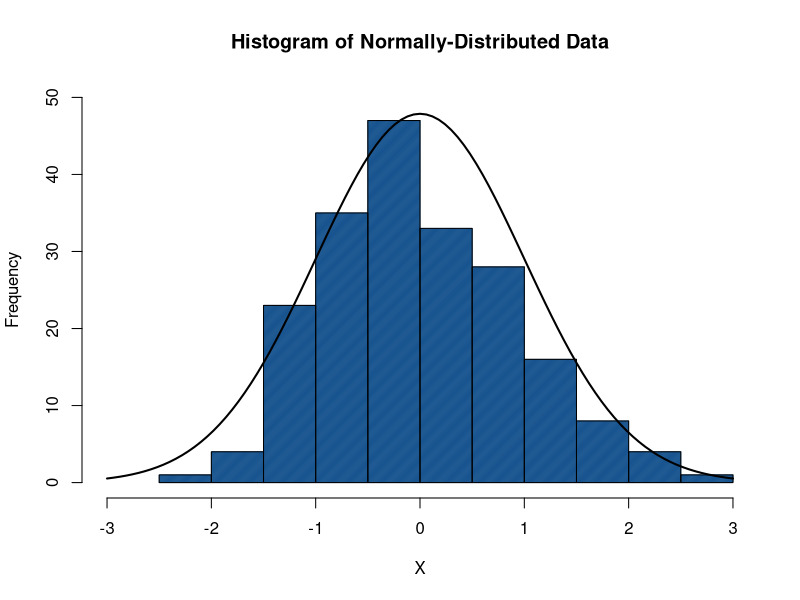
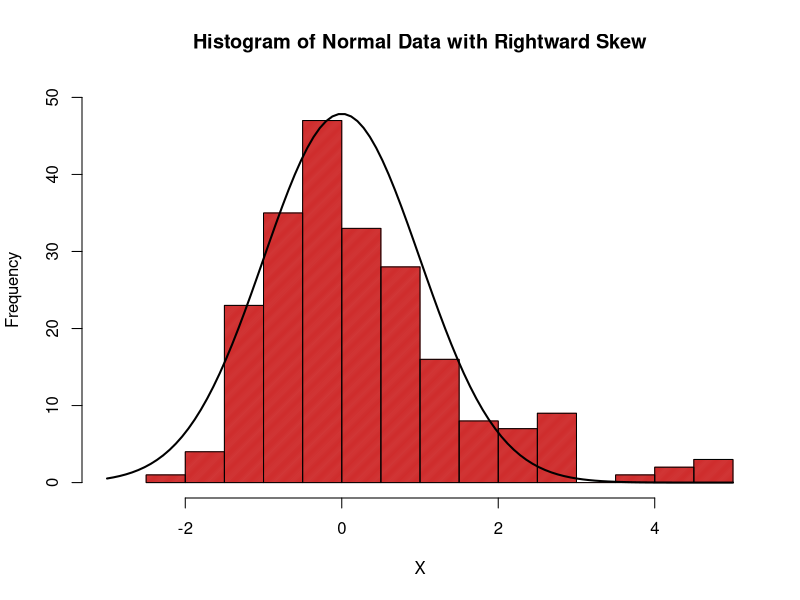
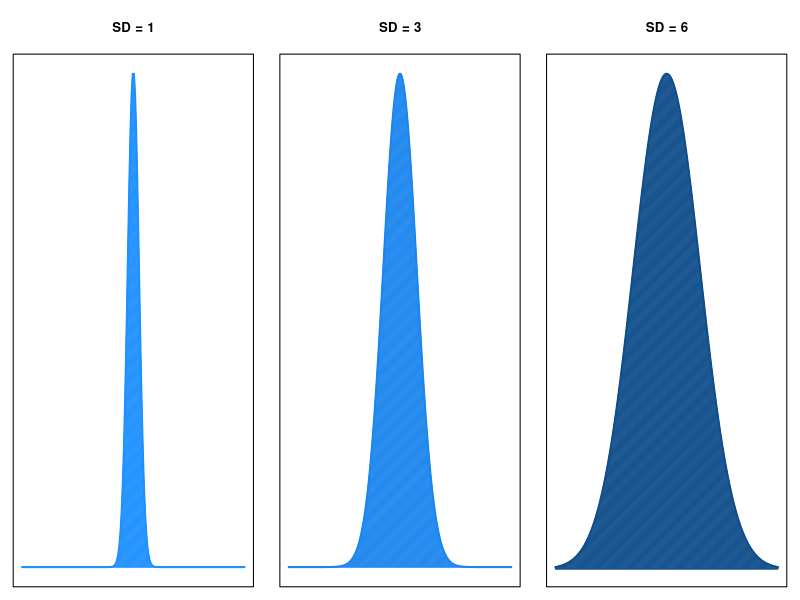
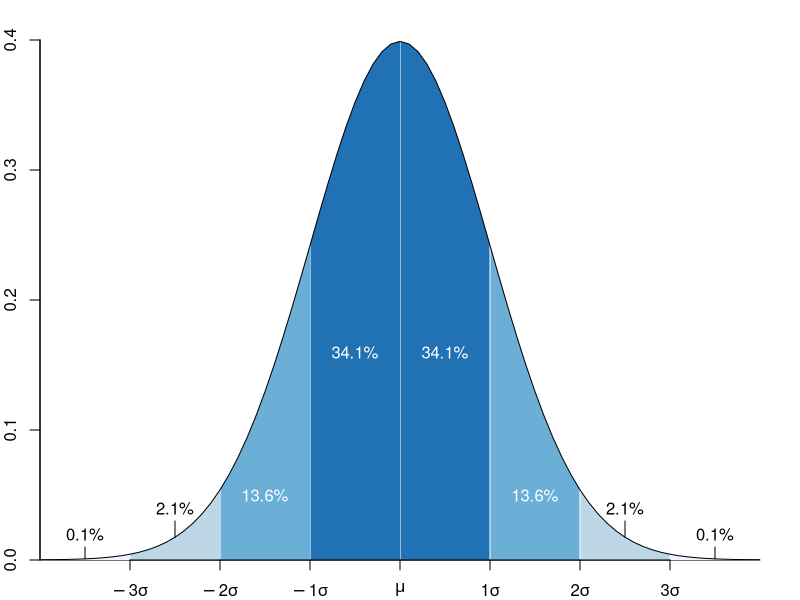
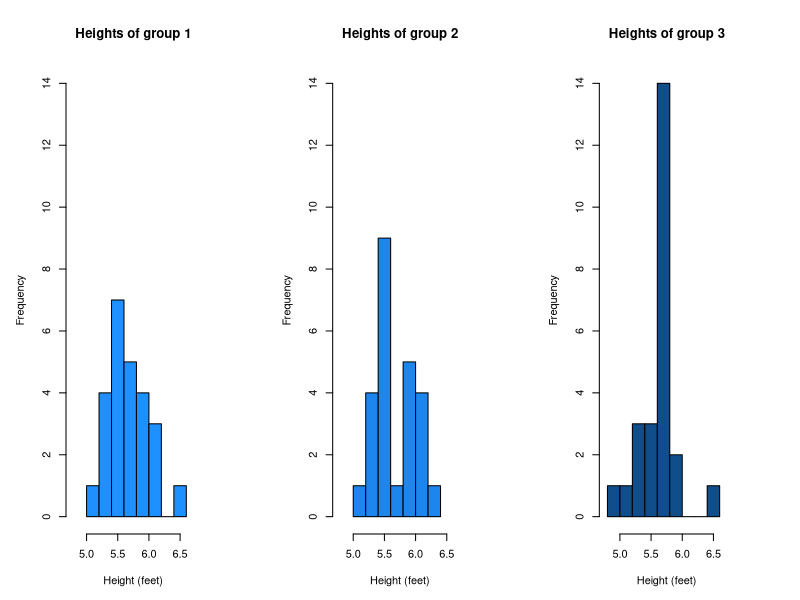
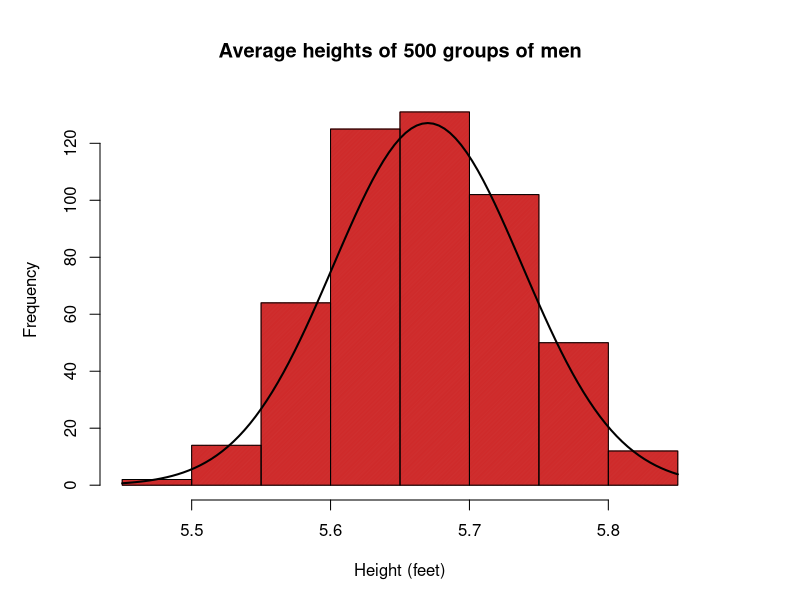
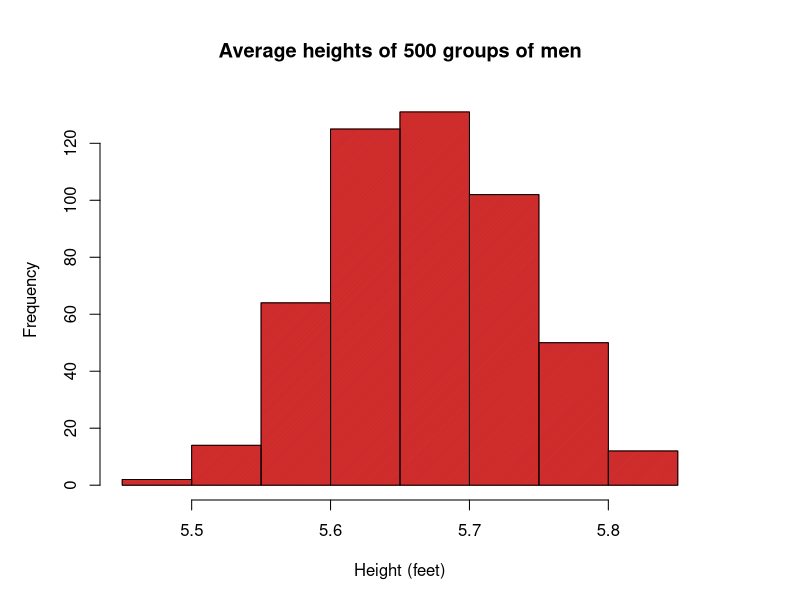
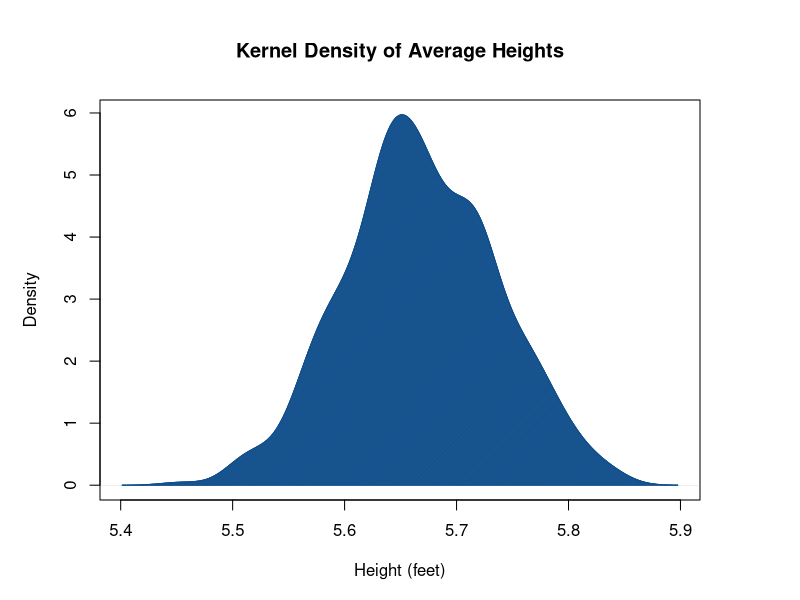

Generate these figures, in order, with R:
###############################################################################
# Mean, Median, and Mode
###############################################################################
set.seed(0)
data <- rnorm(200,0,1)

mean(data)
median(data)

###############################################################################
# Skewness and Mean vs. Median
###############################################################################

hist(data, col = "dodgerblue4", density = 150,
     xlim = c(-3,3), ylim = c(0,50), xlab = "X",
     ylab = "Frequency", main = "Histogram of Normally-Distributed Data",
     border = "black")
curve(dnorm(x, mean = 0, sd = 1)*120,
      from = -3, to = 3, add = TRUE,
      lwd = 2, col = "black")

# Include some positive outliers
data2 <- c(data,2.3,2.4,2.5,rep(2.6,3),
           2.8,rep(3,4),3.7,4.1,4.3,4.6,5,4.8)

hist(data2, col = "firebrick3", density = 150,
     xlim = c(-3,5), ylim = c(0,50),
     breaks = 16, xlab = "X", ylab = "Frequency",
     main = "Histogram of Normal Data with Rightward Skew",
     border = "black")
curve(dnorm(x, mean = 0, sd = 1)*120,
      from = -3, to = 5, add = TRUE,
      lwd = 2, col = "black")

# Compare the means and medians of our two datasets
mean(data)
mean(data2)

median(data)
median(data2)

###############################################################################
# Standard Deviation
###############################################################################

layout(matrix(c(1,2,3),1,3))
par(mar = c(1,1,4.1,1))
# Small standard deviation (sd = 1)
x=seq(-20,20,length=200)
y=dnorm(x,mean=0,sd=1)
plot(x,y,type="l",lwd=2,col="dodgerblue", main="SD = 1",
     yaxt="n",xaxt="n")
polygon(c(-20,x,20),c(0,y,0),col="dodgerblue", density = 150)

# Moderate standard deviation (sd = 3)
y=dnorm(x,mean=0,sd=3)
plot(x,y,type="l",lwd=2,col="dodgerblue2", main="SD = 3",
     yaxt="n",xaxt="n")
polygon(c(-20,x,20),c(0,y,0),col="dodgerblue2", density = 150)

# Large standard deviation (sd = 6)
y=dnorm(x,mean=0,sd=6)
plot(x,y,type="l",lwd=2,col="dodgerblue4", main="SD = 6",
     yaxt="n",xaxt="n")
polygon(c(-20,x,20),c(0,y,0),col="dodgerblue4", density = 150)

layout(matrix(c(1),1,1))
par(mar = c(2, 2, 2, 2))

stdev <- function() {
  # # External package to generate four shades of blue
  # library(RColorBrewer)
  # cols <- rev(brewer.pal(4, "Blues"))
  cols <- c("#2171B5", "#6BAED6", "#BDD7E7", "#EFF3FF")
  
  # Sequence between -4 and 4 with 0.1 steps
  x <- seq(-4, 4, 0.1)
  
  # Plot an empty chart with tight axis boundaries, and axis lines on bottom and left
  plot(x, type="n", xaxs="i", yaxs="i", xlim=c(-4, 4), ylim=c(0, 0.4),
       bty="l", xaxt="n", xlab="", ylab="")
  
  # Function to plot each coloured portion of the curve, between "a" and "b" as a
  # polygon; the function "dnorm" is the normal probability density function
  polysection <- function(a, b, col, n=11){
    dx <- seq(a, b, length.out=n)
    polygon(c(a, dx, b), c(0, dnorm(dx), 0), col=col, border=NA)
    # draw a white vertical line on "inside" side to separate each section
    segments(a, 0, a, dnorm(a), col="white")
  }
  
  # Build the four left and right portions of this bell curve
  for(i in 0:3){
    polysection(     i, i + 1, col=cols[i + 1])  # Right side of 0
    polysection(-i - 1,    -i, col=cols[i + 1])  # Left right of 0
  }
  
  # Black outline of bell curve
  lines(x, dnorm(x))
  
  # Bottom axis values, where sigma represents standard deviation and mu is the mean
  axis(1, at=-3:3, labels=expression(-3 * sigma, -2 * sigma, -1 * sigma, mu,
                                     1 * sigma,  2 * sigma,  3 * sigma))
  
  # Add percent densities to each division (rounded to 1 decimal place), between x and x+1
  text(c((0:3) + 0.5, (0:-3) - 0.5), c(0.16, 0.05, 0.04, 0.02),
       sprintf("%.1f%%", 100 * (pnorm(1:4) - pnorm(0:3))),
       col=c("white", "white", "black", "black"))
  segments(c(-2.5, -3.5, 2.5, 3.5), dnorm(c(2.5, 3.5)),
           c(-2.5, -3.5, 2.5, 3.5), c(0.03, 0.01))
}

stdev()

###############################################################################
# Sampling Distributions
###############################################################################

set.seed(0)
par(mar = c(5, 5, 5, 5))
layout(matrix(c(1,2,3),1,3))

height1 <- rnorm(25, 5.6667, 1/3)
height2 <- rnorm(25, 5.6667, 1/3)
height3 <- rnorm(25, 5.6667, 1/3)

hist(height1, main="Heights of group 1", xlab="Height (feet)",
     col = "dodgerblue", xlim = c(4.75,6.75), ylim = c(0,14))
hist(height2, main="Heights of group 2", xlab="Height (feet)",
     col = "dodgerblue2", xlim = c(4.75,6.75), ylim = c(0,14))
hist(height3, main="Heights of group 3", xlab="Height (feet)",
     col = "dodgerblue4", xlim = c(4.75,6.75), ylim = c(0,14))

layout(matrix(c(1),1,1))

avgHeight <- NULL

for(i in 1:500) {
  height <- rnorm(25, 5.6667, 1/3)
  avgHeight <- rbind(avgHeight, mean(height))
}

hist(avgHeight, main="Average heights of 500 groups of men",
     xlab="Height (feet)", col = "firebrick3", density = 175,
     border = "black", xlim = c(5.45,5.85), ylim = c(0, 130))
curve(dnorm(x, mean = 5.67, sd = 0.068)*(21+2/3),
      from = 5.45, to = 5.85, add = TRUE,
      lwd = 2, col = "black")

mean(avgHeight)
sd(avgHeight)


###############################################################################
# Visualizing Data
###############################################################################

# Histogram
hist(avgHeight, main="Average heights of 500 groups of men",
     xlab="Height (feet)", col = "firebrick3", density = 175,
     border = "black", xlim = c(5.45,5.85), ylim = c(0, 130))

# Kernel density plot
plot(density(avgHeight), main="Kernel Density of Average Heights",
     xlab="Height (feet)", col = "dodgerblue4")
polygon(density(avgHeight), col = "dodgerblue4", density = 175)

layout(matrix(c(1,2),1,2))
hist(height1, main="Heights of Group 1", xlab="Height (feet)",
     col = "firebrick", density = 175, border = "black",
     xlim = c(5,6.5), ylim = c(0,7))
hist(height1, breaks=10, main="Heights of Group 1",
     xlab="Height (feet)", col = "firebrick2", border = "black",
     xlim = c(5,6.5), ylim = c(0,7))

layout(matrix(c(1),1,1))
plot(density(height1),main="Kernel Density of Heights of Group 1",
     xlab="Height (feet)", col = "dodgerblue")
polygon(density(height1), col = "dodgerblue", density = 175)

# Boxplots
boxplot(avgHeight, main="Boxplot of Average Male Heights",
        horizontal=TRUE, xlab="Height (feet)",
        col = "dodgerblue3")

# Scatterplot
plot(height1, height2)